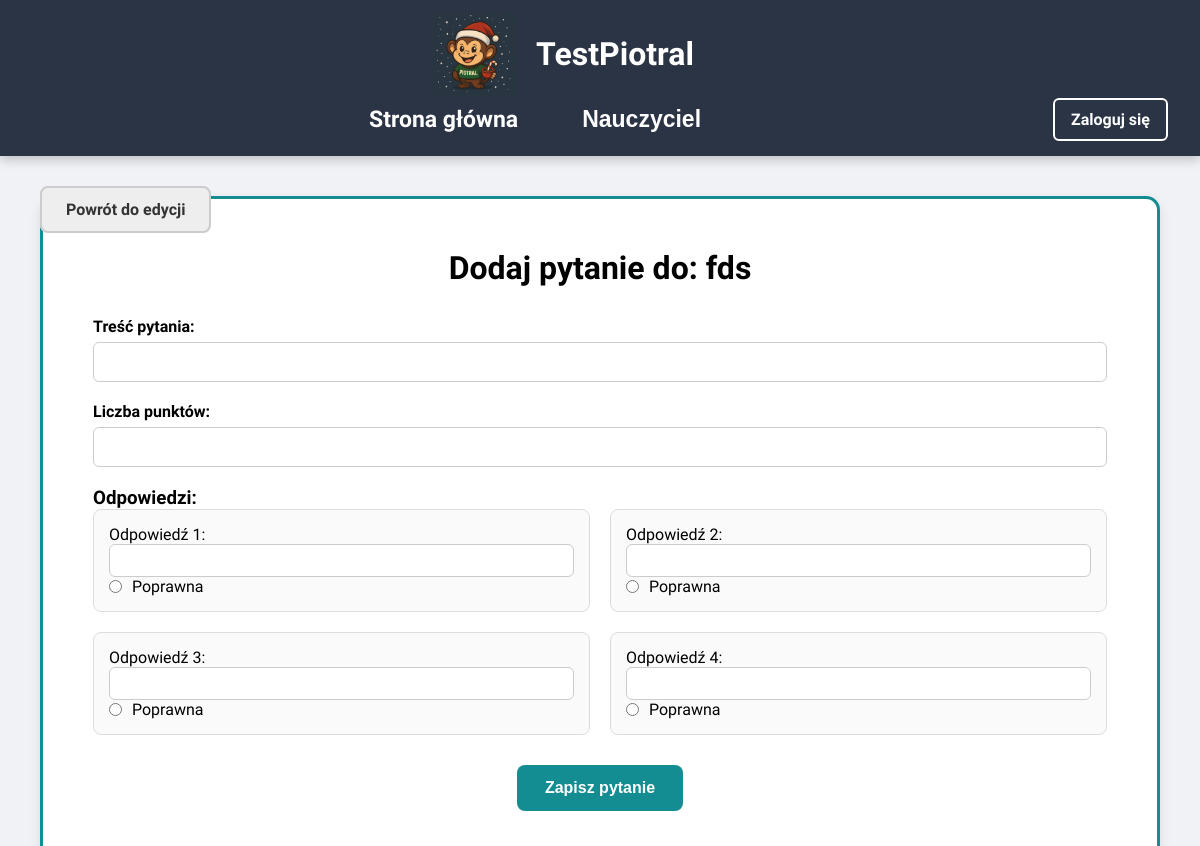
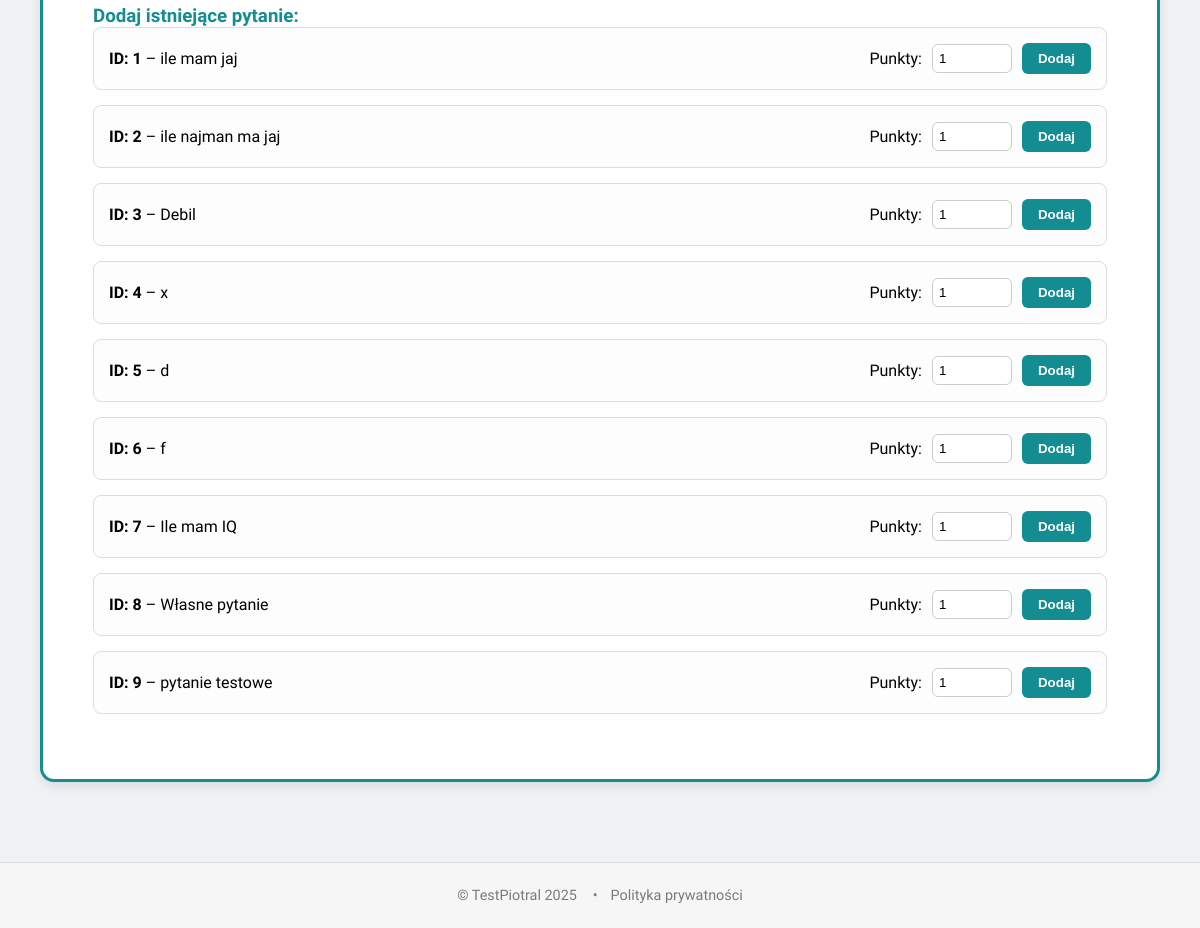
/teacher/tests/3/add_question, run on the app's committed database (2 pictures, top to bottom).
### models.py (models this page shows, shortened)
class Test(db.Model):
    __tablename__ = 'tests'
    id = db.Column(db.Integer, primary_key=True, autoincrement=True)
    title = db.Column(db.String(100), nullable=False)
    description = db.Column(db.String, nullable=False)
    teacher_id = db.Column(db.Integer, db.ForeignKey('user_info.id'), nullable=False)
    teacher = db.relationship('UserInfo', backref='tests')
    subject_id = db.Column(db.Integer, db.ForeignKey('subjects.id'), nullable=False)
    subject = db.relationship('Subject', backref='tests')
    groups = db.relationship('Group', secondary='test_groups', backref='tests')

class Question(db.Model):
    __tablename__ = 'questions'
    id = db.Column(db.Integer, primary_key=True)
    text = db.Column(db.String, nullable=False)

### app.py (the view, shortened to what this page needs)
@app.route('/teacher/tests/<int:test_id>/add_question', methods=['GET', 'POST'])
def add_question_to_test(test_id):
    test = Test.query.get_or_404(test_id)
    existing_questions = Question.query.all()
    return render_template('add_question.html', test=test, existing_questions=existing_questions)

### templates/add_question.html (shortened to what this page needs)
{% extends "base.html" %}
{% set page_class = "teacher-page" %}
{% block head %}
  <link rel="stylesheet" href="{{ url_for('static', filename='css/teacher.css') }}">
  <link rel="stylesheet" href="{{ url_for('static', filename='css/style.css') }}">
{% endblock %}
{% block body %}
<div class="page-container">
  {% include "components/navbar.html" %}
  <div class="return-btn-wrapper">
    <a href="{{ url_for('edit_test', test_id=test.id) }}" class="back-btn">Powrót do edycji</a>
  </div>
  <div class="main-layout">
    <div class="panel">
      <h2>Dodaj pytanie do: {{ test.title }}</h2>
      <form method="post">
        <div class="form-group">
          <label>Treść pytania:</label>
          <input type="text" name="question_text" required>
        </div>
        <div class="form-group">
          <label>Liczba punktów:</label>
          <input type="number" name="points" min="1" required>
        </div>
        <h3>Odpowiedzi:</h3>
        <div class="answers-grid">
          {% for i in range(1,5) %}
          <div class="answer-card">
            <label>Odpowiedź {{ i }}:</label>
            <input type="text" name="answer_{{ i }}" style="width:100%;padding:8px;border:1px solid #ccc;border-radius:6px;">
            <label>
              <input type="radio" name="is_correct" value="{{ i }}"> Poprawna
            </label>
          </div>
          {% endfor %}
        </div>
        <div style="text-align:center;">
          <button type="submit" class="btn-submit">Zapisz pytanie</button>
        </div>
      </form>
      <div class="existing-section">
        <h3>Dodaj istniejące pytanie:</h3>
        {% for q in existing_questions %}
        <div class="existing-card">
          <div>
            <strong>ID: {{ q.id }}</strong> – {{ q.text }}
          </div>
          <form method="post">
            <label>Punkty:</label>
            <input type="number" name="points" value="1" min="1" required>
            <button type="submit">Dodaj</button>
          </form>
        </div>
        {% endfor %}
      </div>
    </div>
  </div>
</div>
<footer class="footer">
  <div class="footer-container">
    <p>© TestPiotral 2025</p>
    <ul class="footer-links"><li>•</li><li><a href="#">Polityka prywatności</a></li></ul>
  </div>
</footer>
{% endblock %}

### static/css/style.css (style rules this page uses)
* { margin: 0; padding: 0; box-sizing: border-box; }
.footer { background-color: #f6f6f6; padding: 1.5rem 2rem; font-size: 0.9rem; color: #7a7a7a; border-top: 1px solid #ddd; }
.footer-container { display: flex; justify-content: center; align-items: center; flex-wrap: wrap; gap: 1rem; }
.footer-links { display: flex; list-style: none; gap: 0.8rem; margin: 0; padding: 0; }
.footer-links a { text-decoration: none; color: #7a7a7a; transition: color 0.2s ease; }
body:not(.auth-page) { padding-top: 100px; }

### static/css/teacher.css (style rules this page uses)
* { margin: 0; padding: 0; box-sizing: border-box; }
.footer { background-color: #2b3444; color: white; text-align: center; padding: 1.5rem 1rem; width: 100%; font-size: 0.9rem; }
.footer-container { display: flex; justify-content: center; align-items: center; flex-wrap: wrap; gap: 1rem; }
.footer-links { display: flex; list-style: none; gap: 0.8rem; margin: 0; padding: 0; }
.footer-links a { text-decoration: none; color: #7a7a7a; transition: color 0.2s ease; }

### templates/base.html (style rules this page uses)
body { font-family: 'Segoe UI', Tahoma, Geneva, Verdana, sans-serif; margin: 0; padding: 0; box-sizing: border-box; background-color: #f5f7fa; }

### templates/add_question.html (style rules this page uses)
html, body { margin:0; padding:0; height:100%; }
.page-container { display:flex; flex-direction:column; min-height:100vh; background:#f0f2f5; position:relative; }
.return-btn-wrapper { position:absolute; top:100px; left:40px; z-index:10; }
.back-btn { background:#eeeeee; color:#333; padding:12px 24px; border-radius:8px; font-weight:bold; text-decoration:none; border:2px solid #ccc; transition:transform .2s, background .2s; }
.main-layout { flex:1; display:flex; justify-content:center; padding:6rem 40px 80px; }
.panel { width:100%; max-width:1200px; background:white; border:3px solid #138d91; border-radius:14px; box-shadow:0 4px 12px rgba(0,0,0,0.1); padding:50px; box-sizing:border-box; }
.panel h2 { font-size:32px; color:#000; text-align:center; margin-bottom:30px; font-weight:700; }
.form-group { margin-bottom:20px; }
.form-group label { display:block; font-weight:600; margin-bottom:6px; }
.form-group input[type="text"], .form-group input[type="number"], .form-group select { width:100%; padding:10px; font-size:16px; border:1px solid #ccc; border-radius:6px; box-sizing:border-box; }
.answers-grid { display:grid; grid-template-columns: repeat(2, 1fr); gap:20px; margin-bottom:30px; }
.answer-card { padding:15px; border:1px solid #ddd; border-radius:8px; background:#fafafa; transition:box-shadow .2s; }
.answer-card label { font-weight:500; display:flex; align-items:center; gap:10px; }
.btn-submit { background:#138d91; color:white; padding:14px 28px; border:none; border-radius:8px; font-size:16px; font-weight:bold; cursor:pointer; transition:background .2s, transform .1s; display:inline-block; }
.existing-section h3 { margin-top:40px; color:#138d91; }
.existing-card { border:1px solid #ddd; border-radius:8px; padding:15px; margin-bottom:15px; display:flex; justify-content:space-between; align-items:center; background:#fdfdfd; transition:box-shadow .2s; }
.existing-card form { display:flex; align-items:center; gap:10px; }
.existing-card input[type="number"] { width:80px; padding:6px; border:1px solid #ccc; border-radius:6px; }
.existing-card button { background:#138d91; color:white; border:none; padding:8px 16px; border-radius:6px; font-weight:bold; transition:background .2s; }
.footer { background:#f6f6f6; padding:1.5rem 2rem; font-size:0.9rem; color:#7a7a7a; border-top:1px solid #ddd; }
.footer-container { display:flex; justify-content:center; align-items:center; gap:1rem; }
.footer-links { display:flex; gap:0.8rem; list-style:none; margin:0; padding:0; }
.footer-links a { text-decoration:none; color:#7a7a7a; transition:color .2s; }

### data on the page
Test: title "fds"
Question: id "1", text "ile mam jaj"
Question: id "2", text "ile najman ma jaj"
Question: id "3", text "Debil"
Question: id "4", text "x"
Question: id "5", text "d"
Question: id "6", text "f"
Question: id "7", text "Ile mam IQ"
Question: id "8", text "Własne pytanie"
Question: id "9", text "pytanie testowe"

### other printed values
{{ i }} "1" "2" "3" "4"
